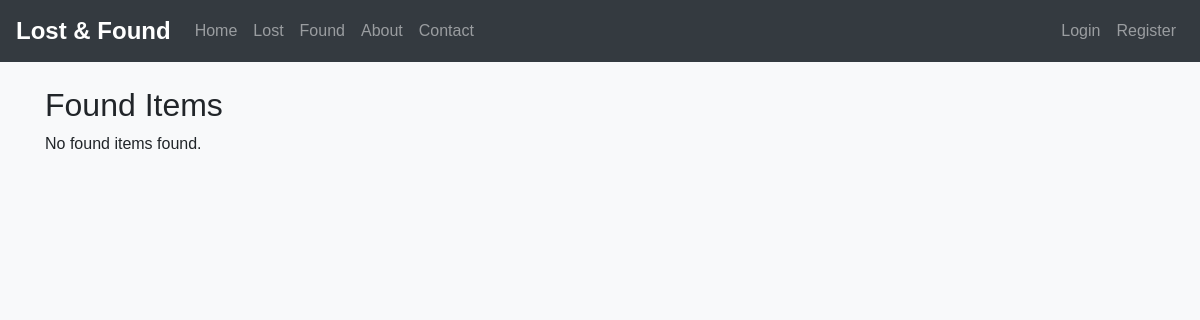
The page /found/ on the database as committed earlier.
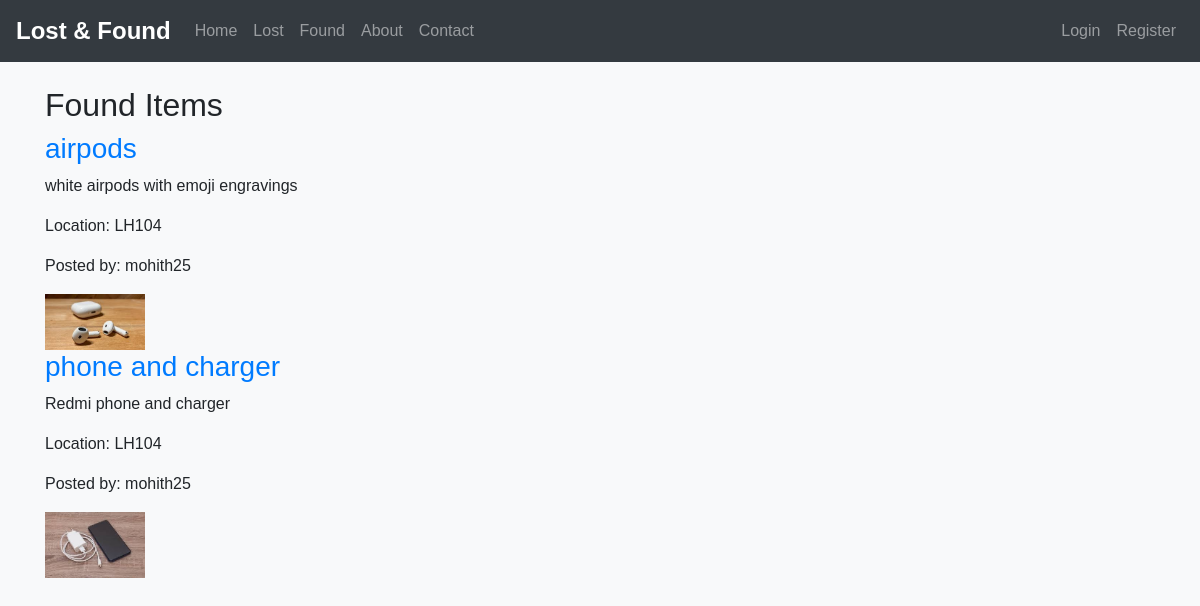
The same page on the database as committed later.
### lostfound/models.py (models this page shows, shortened)
class LostItem(models.Model):
    CATEGORY_CHOICES = [
        ('lost', 'Lost'),
        ('found', 'Found'),
    ]
    title = models.CharField(max_length=200)
    description = models.TextField()
    location = models.CharField(max_length=200)
    image = models.ImageField(upload_to='lost_items/', blank=True, null=True)
    category = models.CharField(max_length=5, choices=CATEGORY_CHOICES, default='lost')
    found = models.BooleanField(default=False)
    created_at = models.DateTimeField(auto_now_add=True)
    posted_by = models.ForeignKey(User, on_delete=models.CASCADE)

### lostfound/views.py (the view)
# urls.py: path('found/', views.found_items, name='found_items'),
def found_items(request):
    items = LostItem.objects.filter(category='found')
    return render(request, 'found.html', {'items': items})

### lostfound/templates/found.html
{% extends 'base.html' %}
{% load static %}
{% block content %}
<h2>Found Items</h2>
<div class="item-list">
    {% for item in items %}
    <div class="item">
        <h3><a href="{% url 'item_detail' item.id %}">{{ item.title }}</a></h3>
        <p>{{ item.description|truncatewords:30 }}</p>
        <p>Location: {{ item.location }}</p>
        <p>Posted by: {{ item.posted_by.username }}</p>
        {% if item.image %}
            <img src="{{ item.image.url }}" alt="{{ item.title }}" style="max-width: 100px;">
        {% endif %}
    </div>
    {% empty %}
    <p>No found items found.</p>
    {% endfor %}
</div>
{% endblock %}

Rows that differ between the two databases and show on the page:
added LostItem: title "airpods", description "white airpods with emoji engravings", location "LH104", posted_by.username "mohith25", image (picture)
added LostItem: title "phone and charger", description "Redmi phone and charger", location "LH104", posted_by.username "mohith25", image (picture)
Other text that changed with them:
text no longer shown: "No found items found."
